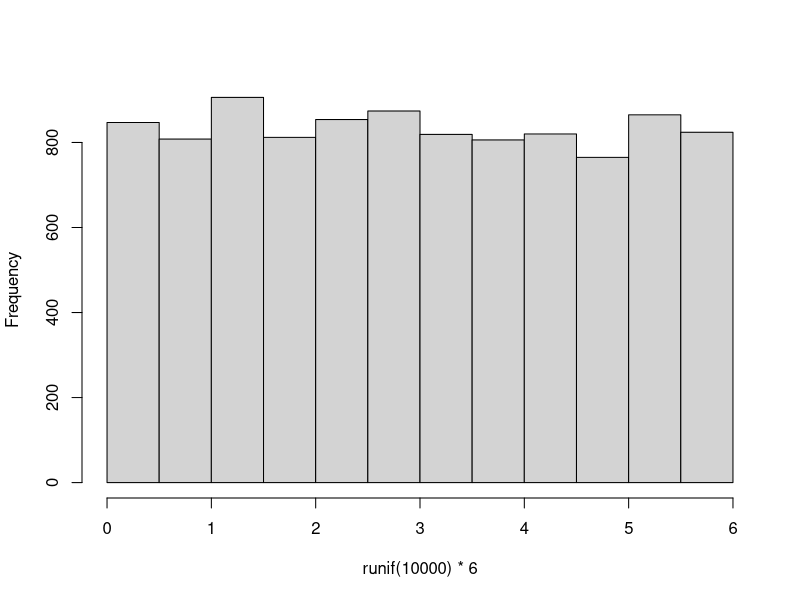
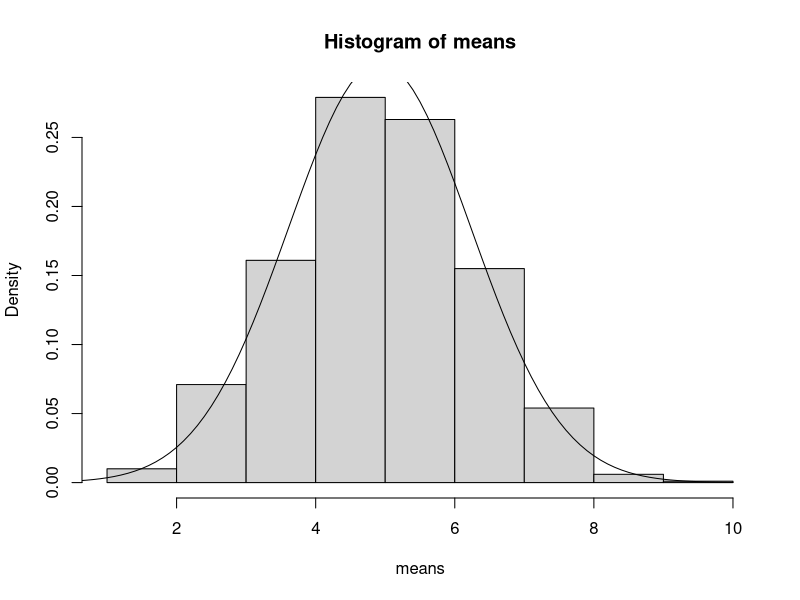

Write R code to recreate these figures, in order.
hist(runif(10000)*6,main="")
means=numeric(1000)
for( i in 1:1000)
{
means[i]=mean(runif(5)*10)
}
hist(means, freq=FALSE)
mean(means)
sd(means)
xv=seq(0,10,0.1)
yv=dnorm(xv,mean=mean(means),sd=sd(means))
lines(xv,yv)